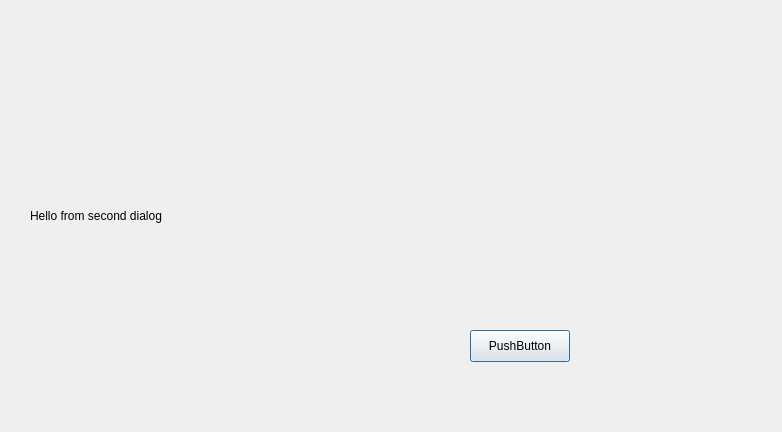
<?xml version="1.0" encoding="UTF-8"?>
<ui version="4.0">
 <class>SecDialog</class>
 <widget class="QDialog" name="SecDialog">
  <property name="geometry">
   <rect>
    <x>0</x>
    <y>0</y>
    <width>782</width>
    <height>432</height>
   </rect>
  </property>
  <property name="windowTitle">
   <string>Dialog</string>
  </property>
  <widget class="QLabel" name="finalLabel">
   <property name="geometry">
    <rect>
     <x>30</x>
     <y>170</y>
     <width>271</width>
     <height>91</height>
    </rect>
   </property>
   <property name="text">
    <string>Hello from second dialog</string>
   </property>
  </widget>
  <widget class="QPushButton" name="pushButton">
   <property name="geometry">
    <rect>
     <x>470</x>
     <y>330</y>
     <width>100</width>
     <height>32</height>
    </rect>
   </property>
   <property name="text">
    <string>PushButton</string>
   </property>
  </widget>
 </widget>
 <resources/>
 <connections/>
</ui>
